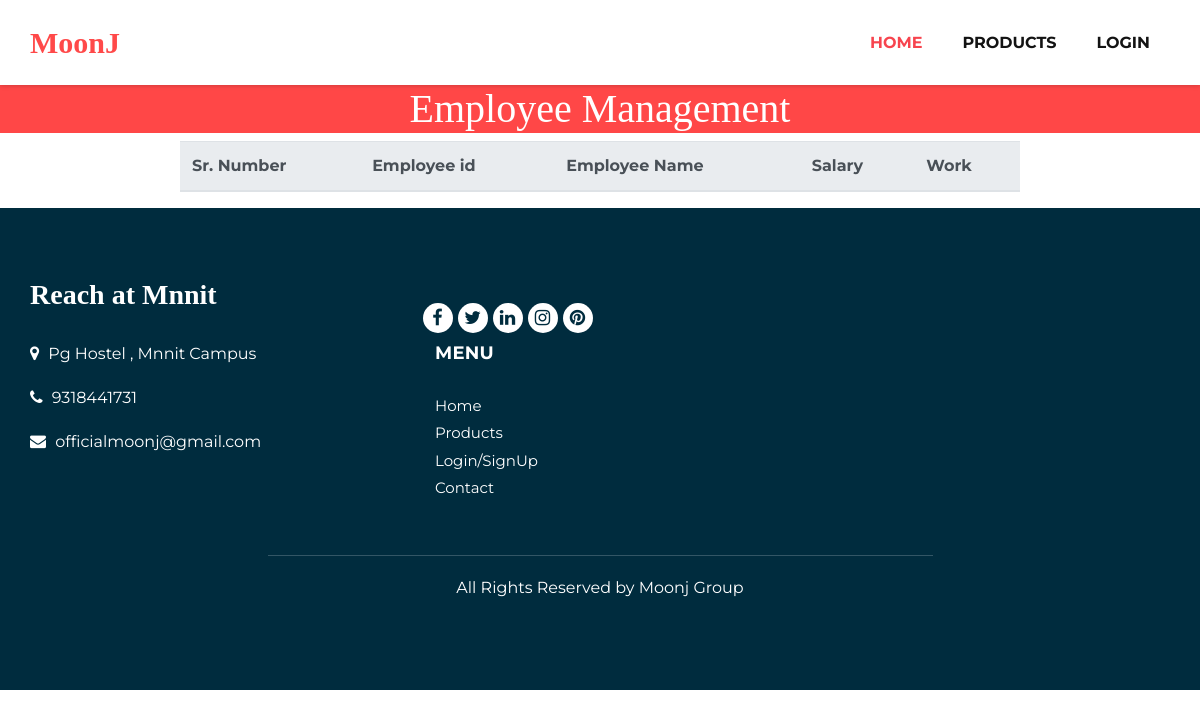
Before: /employe_manage/ (signed in) with the older database file.
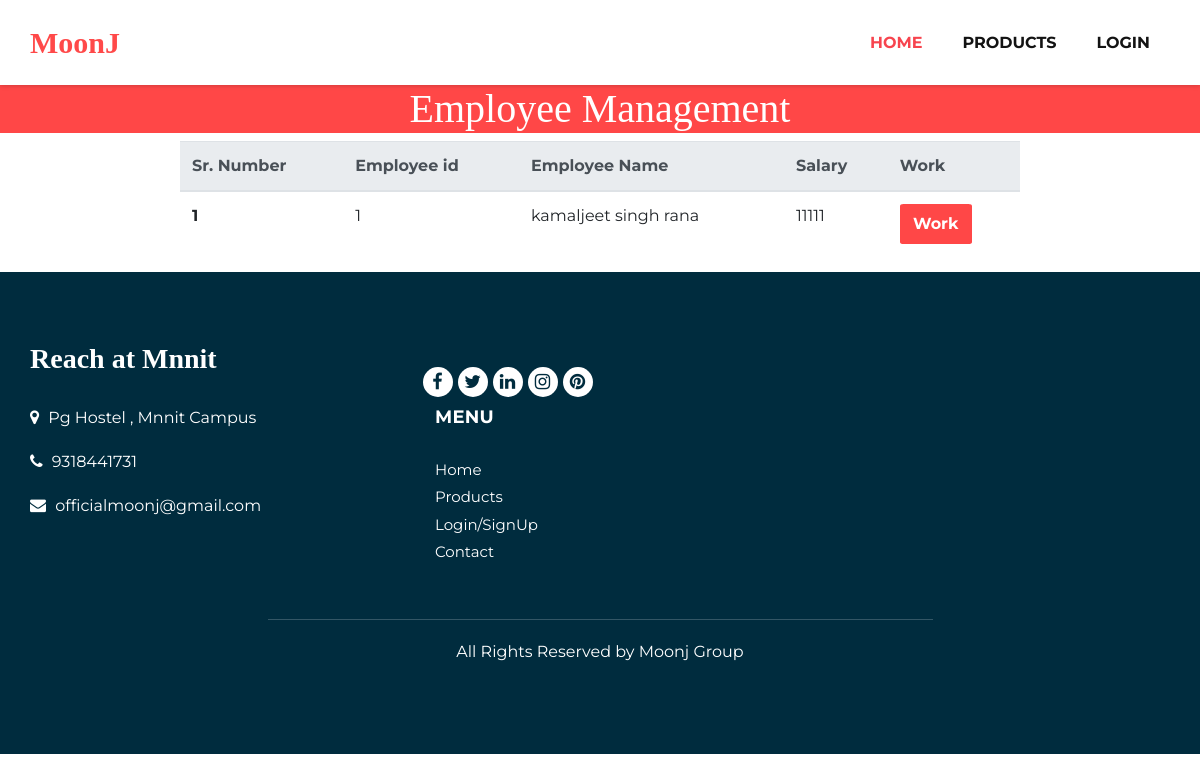
After: the same page with the newer database file.
### admin1/models.py (models this page shows, shortened)
class Employee(models.Model):
    employee_id = models.AutoField(primary_key=True)
    name = models.CharField(max_length=100)
    bank_account = models.IntegerField()
    status = models.BooleanField(default=True)
    salary=models.IntegerField(default=0)
    pass

### admin1/views.py (the view)
# urls.py: path('employe_manage/',admin1.employe_manage),
def employe_manage(request):
    obj_list  = []
    if request.session.has_key('admin_session'):
        data1 =  Employee.objects.all()
        index=1
        for x in data1:
            ob = emp(index,x.name,x.salary,x.employee_id)
            obj_list.append(ob)
            index =index+1
        context ={
            "data1" : obj_list,
        }
        return render(request,'registeration/employee.html',context)
    pass

### registration/templates/registeration/Employee.html
{% extends 'registeration/Admin_base.html' %}
{% load static %}
{% block content %}
<h1 style="text-align:center; color:white;background-color: rgba(255,0,0,0.721);"> Employee Management </h1>
<div style="width: 70vw;margin-left:15vw">
    <table class="table">
        <thead class="thead-light">
            <tr>
                <th scope="col">Sr. Number</th>
                <th scope="col">Employee id</th>
                <th scope="col">Employee Name</th>
                <th scope="col">Salary</th>
                <th scope="col">Work</th>
            </tr>
        </thead>
        <tbody>
            {% for x in data1 %}
            <tr>
                <th scope="row">{{x.sr_no}}</th>
                <td>{{ x.emp_id }}</td>
                <td>{{ x.name }}</td>
                <td>{{ x.salary }}</td>
                <td> <a href="/add_employe"><Button
                        style="background-color:rgba(255,0,0,0.721);height:5vh;width:6vw; color:white;font-weight: bold;border: none; border-radius: 5%;">Work</Button></a>
                </td>
            </tr>
            {% endfor %}
        </tbody>
    </table>
</div>
{% endblock content %}

### registration/templates/registeration/Admin_base.html (shortened to what this page needs)
<!DOCTYPE html>
<html>
   {% load static %}
<!DOCTYPE html>
<html lang="en">
<head>
   <link rel="stylesheet" type="text/css" href="{% static 'css/bootstrap.css' %}" />
   <link href="{% static 'css/font-awesome.min.css' %}" rel="stylesheet" />
   <link href="{% static 'css/style.css' %}" rel="stylesheet" />
   <link href="{% static 'css/responsive.css' %}" rel="stylesheet" />
   <link href="{% static 'css/checkout.css' %}" rel="stylesheet">
    <link href="{% static 'css/sanjay.css' %}" rel="stylesheet">
    <link href="{% static 'css/navbar.css' %}" rel="stylesheet">
</head>
   <body class="sub_page">
      <div class="hero_area">
         <header class="header_section">
            <div class="container">
               <nav class="navbar navbar-expand-lg custom_nav-container ">
                  <a class="navbar-brand" href="/" style="font-size: 30px; font-weight:bold;color:rgba(255, 0, 0, 0.712)">MoonJ</a>
                  <div class="collapse navbar-collapse" id="navbarSupportedContent">
                     <ul class="navbar-nav">
                        <li class="nav-item active">
                           <a class="nav-link" href="/">Home <span class="sr-only">(current)</span></a>
                        </li>
                        <li class="nav-item">
                           <a class="nav-link" href="/product">Products</a>
                        </li>
                        <li class="nav-item">
                           {% if data.name%}
                           <a class="nav-link" href="">{{data.name}}</a>
                           {% else %}
                           <a class="nav-link" href="/admin_login">Login</a>
                            {% endif %}
                        </li>
                     </ul>
                  </div>
               </nav>
            </div>
         </header>
      </div>
     {% block content %}
    {% endblock content %}
     <footer class="footer_section">
         <div class="container">
            <div class="row">
               <div class="col-md-4 footer-col">
                  <div class="footer_contact">
                     <h4>
                        Reach at Mnnit
                     </h4>
                     <div class="contact_link_box">
                        <a href="https://www.google.com/maps/@25.4908617,81.8630803,19z">
                        <i class="fa fa-map-marker" aria-hidden="true"></i>
                        <span>
                        Pg Hostel , Mnnit Campus
                        </span>
                        </a>
                        <a href="">
                        <i class="fa fa-phone" aria-hidden="true"></i>
                        <span>
                           9318441731
                        </span>
                        </a>
                        <a href="">
                        <i class="fa fa-envelope" aria-hidden="true"></i>
                        <span>
                           officialmoonj@gmail.com
                        </span>
                        </a>
                     </div>
                  </div>
               </div>
               <div class="col-md-4 footer-col">
                  <div class="footer_detail">
                     <div class="footer_social">
                        <a href="">
                        <i class="fa fa-facebook" aria-hidden="true"></i>
                        </a>
                        <a href="">
                        <i class="fa fa-twitter" aria-hidden="true"></i>
                        </a>
                        <a href="">
                        <i class="fa fa-linkedin" aria-hidden="true"></i>
                        </a>
                        <a href="">
                        <i class="fa fa-instagram" aria-hidden="true"></i>
                        </a>
                        <a href="">
                        <i class="fa fa-pinterest" aria-hidden="true"></i>
                        </a>
                     </div>
                  </div>
                  <div class="col-md-8">
               <div class="row">
                  <div class="col-md-7">
                     <div class="row">
                        <div class="col-md-6">
                           <div class="widget_menu">
                              <h3>Menu</h3>
                              <ul>
                                 <li><a href="/" id="foot">Home</a></li>
                                 <li><a href="/product" id="foot">Products</a></li>
                                 <li><a href="/login" id="foot">Login/SignUp</a></li>
                                 <li><a href="/contact" id="foot">Contact</a></li>
                              </ul>
                           </div>
                        </div>
                     </div>
                  </div>
               </div>
            </div>
               </div>
            </div>
            <div class="footer-info">
               <div class="col-lg-7 mx-auto px-0">
                  <p>
                     All Rights Reserved by Moonj Group
                  </p>
               </div>
            </div>
         </div>
      </footer>
   </body>
</html>

### static/css/style.css (style rules this page uses)
* { box-sizing: border-box; }
body { font-family: 'Montserrat', sans-serif; color: #0c0c0c; background-color: #ffffff; overflow-x: hidden; }
h1, h2 { font-family: 'Playfair Display', serif; }
a, a:hover, a:focus { text-decoration: none; }
.hero_area { position: relative; min-height: 100vh; display: -webkit-box; display: -ms-flexbox; display: flex; -webkit-box-orient: vertical; -webkit-box-direction: normal; -ms-flex-direction: column; flex-direction: column; }
.sub_page .hero_area { min-height: auto; -webkit-box-shadow: 0 0 5px 0 rgba(0, 0, 0, 0.25); box-shadow: 0 0 5px 0 rgba(0, 0, 0, 0.25); }
.header_section { padding: 15px 0; }
.navbar-brand { font-family: 'Playfair Display', serif; }
.custom_nav-container { padding: 0; }
.custom_nav-container .navbar-nav { margin-left: auto; }
.custom_nav-container .navbar-nav .nav-item .nav-link { padding: 5px 20px; color: #131313; text-align: center; text-transform: uppercase; border-radius: 5px; -webkit-transition: all 0.3s; transition: all 0.3s; font-weight: 700; }
.custom_nav-container .navbar-nav .nav-item:hover .nav-link, .custom_nav-container .navbar-nav .nav-item.active .nav-link { color: #f7444e; }
.footer_section { background-color: #002c3e; color: #ffffff; padding-top: 70px; }
.footer_section { color: #ffffff; text-align: left; }
.footer_section h4 { font-size: 28px; }
.footer_section h4, .footer_section .footer-logo { font-weight: 600; margin-bottom: 20px; font-family: 'Playfair Display', serif; text-align: left; }
.footer_section .footer-col { margin-bottom: 30px; }
.footer_section .footer_contact .contact_link_box { display: -webkit-box; display: -ms-flexbox; display: flex; -webkit-box-orient: vertical; -webkit-box-direction: normal; -ms-flex-direction: column; flex-direction: column; }
.footer_section .footer_contact .contact_link_box a { margin: 10px 0; color: #ffffff; }
.footer_section .footer_contact .contact_link_box a i { margin-right: 5px; }
.footer_section .footer_social { display: -webkit-box; display: -ms-flexbox; display: flex; -webkit-box-pack: left; -ms-flex-pack: center; justify-content: left; margin-top: 25px; margin-bottom: 10px; }
.footer_section .footer_social a { display: -webkit-box; display: -ms-flexbox; display: flex; -webkit-box-pack: center; -ms-flex-pack: center; justify-content: center; -webkit-box-align: center; -ms-flex-align: center; align-items: center; color: #002c3e; width: 30px; height: 30px; border-radius: 100%; background-color: #ffffff; border-radius: 100%; margin: 0 2.5px; font-size: 18px; }
.footer_section .footer-info { text-align: center; margin-top: 25px; }
.footer_section .footer-info p { color: #ffffff; margin: 0; padding: 20px 0; border-top: 1px solid rgba(255,255,255,0.2); }
footer { background: #f8f8f8; padding: 90px 0 70px; }
.widget_menu h3 { font-size: 18px; font-weight: 700; text-transform: uppercase; letter-spacing: 0.2px; margin-bottom: 25px; }
.widget_menu ul { list-style: none; padding: 0; margin: 0; }
.widget_menu ul li { float: left; width: 100%; }
.widget_menu ul li a { font-size: 15px; color: #000; margin-bottom: 0; float: left; width: 100%; margin-top: 5px; }
.widget_menu { float: left; width: 100%; }

### static/css/responsive.css (style rules this page uses)
@media (min-width: 1200px) { .container { max-width: 1170px; } }

### registration/templates/registeration/Admin_base.html (style rules this page uses)
#foot { color:white; }

Changed rows visible on the page:
added Employee: sr_no "1", emp_id "1", name "kamaljeet singh rana", salary "11111"
